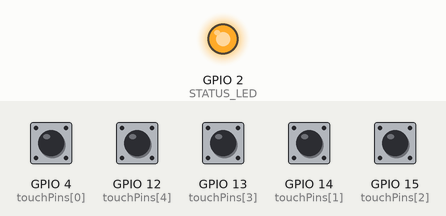
This sketch was run on a simulated ESP32. Parts: output pins drawn as LEDs (lit = HIGH). Inputs (shaded band) come from the test bench; at power-on: GPIO 4 (touchPins[0]), GPIO 12 (touchPins[4]), GPIO 13 (touchPins[3]), GPIO 14 (touchPins[1]), GPIO 15 (touchPins[2]) HIGH. What the sketch prints to the serial monitor is not drawn.

Above: at 0.9 s.
At 1.4 s:
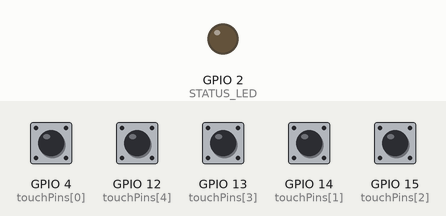
Timing chart, 0 to 2.9 s (numbered marks = the images above):
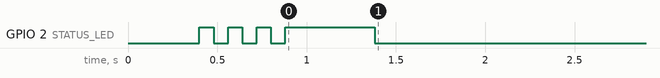

The sketch:

phyto_sonic_esp32.ino
```cpp
/*
 ==============================================================================
  PhytoSonic Model-01: Living Plant Bio-Acoustic Synthesizer Firmware
  Hardware: ESP32 NodeMCU / DevKit V1 (30-pin or 38-pin, ESP-WROOM-32)
  Nirman Lab 2026 - Student Engineering Initiative
 ==============================================================================

  PHYSICAL WIRING SPECIFICATION:
  1. Microcontroller: ESP32 DevKit V1 connected to PC/Laptop via USB Data Cable.
  2. Five Biological Sensing Channels (Using ESP32 Internal Touch Controller):
       - Channel 1 (Apex Sprout):   GPIO 4  (Touch 0) -> Alligator clip on top leaf tip
       - Channel 2 (Upper Foliage):  GPIO 14 (Touch 6) -> Alligator clip on upper foliage
       - Channel 3 (Mid Canopy):     GPIO 15 (Touch 3) -> Alligator clip on center leaf
       - Channel 4 (Basal Petiole):  GPIO 13 (Touch 4) -> Alligator clip on lower leaf/stem
       - Channel 5 (Soil/Rhizome):   GPIO 12 (Touch 5) -> 2-inch stainless/brass soil probe
  3. Ground Reference:
       - Connect ESP32 'GND' to plant soil pot bottom tray or conductive touch strip.
  4. Onboard Status LED:
       - GPIO 2 blinks on active bio-capacitive human touch.

  FEATURES:
  - Automatic 500ms baseline calibration on boot (adapts to any plant species).
  - Exponential Moving Average (EMA) 50Hz mains noise suppression.
  - Remote 'C' serial command trigger for on-the-fly re-calibration from web app.
 ==============================================================================
*/

// Status LED (GPIO 2 on NodeMCU-32S / DevKit V1)
#define STATUS_LED 2

// Number of biological sensing channels
const int NUM_CHANNELS = 5;

// ESP32 Hardware Capacitive Touch GPIOs (Touch 0, Touch 6, Touch 3, Touch 4, Touch 5)
// Note: GPIO 14 (Touch 6) is used instead of GPIO 2 to prevent conflict with STATUS_LED!
const int touchPins[NUM_CHANNELS] = { 4, 14, 15, 13, 12 };

// Dynamic baseline and smoothed readings
float baselines[NUM_CHANNELS] = { 70.0, 70.0, 70.0, 70.0, 70.0 };
float smoothed[NUM_CHANNELS]  = { 70.0, 70.0, 70.0, 70.0, 70.0 };

// Auto-calibration function (samples plant resting state)
void calibrateBaselines() {
  digitalWrite(STATUS_LED, HIGH);
  const int CAL_SAMPLES = 25;
  float sum[NUM_CHANNELS] = { 0 };

  for (int s = 0; s < CAL_SAMPLES; s++) {
    for (int i = 0; i < NUM_CHANNELS; i++) {
      sum[i] += touchRead(touchPins[i]);
    }
    delay(20);
  }

  for (int i = 0; i < NUM_CHANNELS; i++) {
    baselines[i] = sum[i] / (float)CAL_SAMPLES;
    if (baselines[i] < 10.0) baselines[i] = 70.0; // Fail-safe fallback
    smoothed[i] = baselines[i];
  }

  digitalWrite(STATUS_LED, LOW);
  Serial.print("CALIBRATED:BASELINE:");
  for (int i = 0; i < NUM_CHANNELS; i++) {
    Serial.print((int)baselines[i]);
    if (i < NUM_CHANNELS - 1) Serial.print(",");
  }
  Serial.println();
}

void setup() {
  // Start high-speed UART at 115200 baud for ultra-low WebSerial latency
  Serial.begin(115200);
  delay(400);

  pinMode(STATUS_LED, OUTPUT);

  // Triple-blink LED to signal firmware boot
  for (int k = 0; k < 3; k++) {
    digitalWrite(STATUS_LED, HIGH);
    delay(80);
    digitalWrite(STATUS_LED, LOW);
    delay(80);
  }

  // Perform initial tare/calibration against current plant environment
  calibrateBaselines();

  // Send ready handshake packet to browser
  Serial.println("STATUS:PHYTO_SONIC_READY:ESP32_TOUCH_V2");
}

void loop() {
  // Check for incoming serial commands from Web App (e.g. 'C' for Re-Calibrate)
  if (Serial.available() > 0) {
    char cmd = Serial.read();
    if (cmd == 'C' || cmd == 'c') {
      calibrateBaselines();
    }
  }

  bool anyTouched = false;

  // Read each bio-capacitive channel with Exponential Moving Average (EMA)
  for (int i = 0; i < NUM_CHANNELS; i++) {
    int raw = touchRead(touchPins[i]);

    // Alpha = 0.45 provides smooth response without lagging behind fast finger taps
    smoothed[i] = (0.45f * (float)raw) + (0.55f * smoothed[i]);

    // Active touch threshold: reading drops by > 28% from undisturbed baseline
    float threshold = baselines[i] * 0.72f;
    if (smoothed[i] < threshold) {
      anyTouched = true;
    }

    // Slowly drift baseline up if plant moisture / ambient humidity shifts over hours
    if (raw > baselines[i] * 0.88f) {
      baselines[i] = (baselines[i] * 0.998f) + (raw * 0.002f);
    }
  }

  // Visual LED feedback on active bio-touch
  digitalWrite(STATUS_LED, anyTouched ? HIGH : LOW);

  // Stream comma-separated values to the Web Serial API
  // Format: "val0,val1,val2,val3,val4" (e.g. "68,69,21,72,65")
  for (int i = 0; i < NUM_CHANNELS; i++) {
    Serial.print((int)smoothed[i]);
    if (i < NUM_CHANNELS - 1) {
      Serial.print(",");
    }
  }
  Serial.println();

  // 30 Hz refresh rate (33.3ms period) for optimal Web Audio synth latency
  delay(33);
}
```
